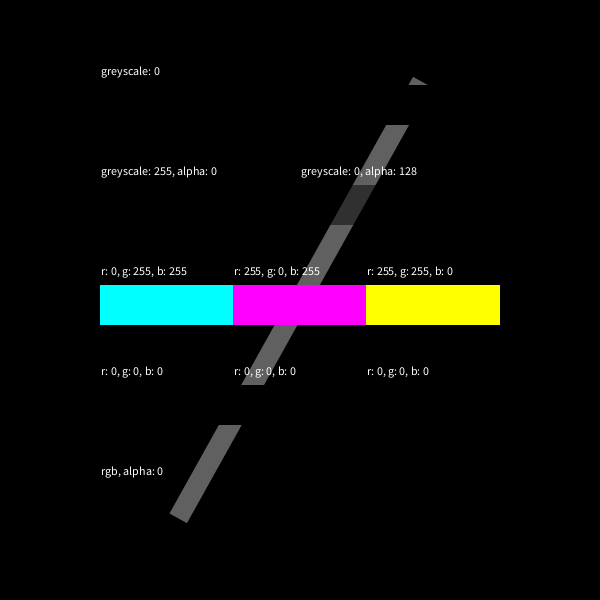
Frame 1 (no input)
Frame 60 (the mouse pressed at the canvas centre just before this capture): identical to frame 1, image omitted
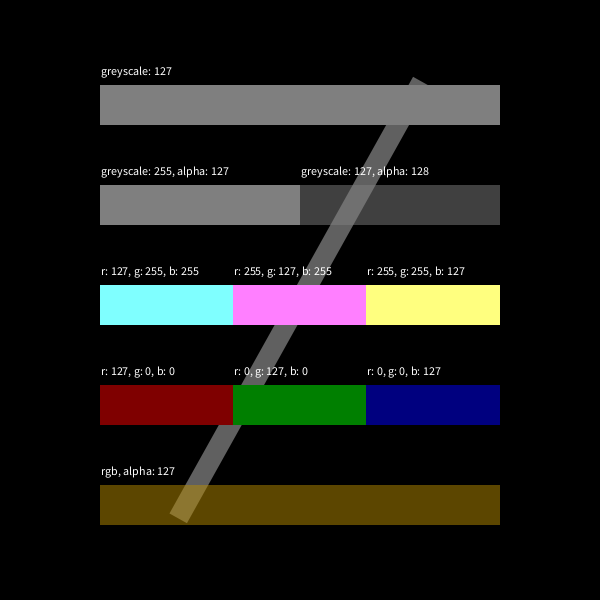
Frame 120 (the mouse held since frame 60 and released just before this capture)

The Processing sketch that drew these frames (run headless with seeded random() and noise(); from frame 60 on, the mouse is pressed at the canvas centre):

// Processing sketch: sketch_2_colors
// ── sketch_2_colors.pde
void setup() {
  size(600, 600);
  noStroke();
}

void draw() {
  background(0);
  
  int m = (mouseX < 100) ? 0 : ((mouseX > 500) ? 255 : (mouseX - 100) * 255 / 400);
  
  textAlign(CENTER);
  
  pushMatrix();
  translate(width / 2, height / 2);
  rotate(200);
  translate(-width / 2, -height / 2);
  fill(96);
  rect(50, 290, 500, 20);
  popMatrix();
  
  translate(0, -25);

  fill(255);
  
  textAlign(LEFT);
  text("greyscale: " + str(m), 101, 100);
  text("greyscale: 255, alpha: " + str(m), 101, 200);
  text("greyscale: " + str(m) + ", alpha: 128", 301, 200);
  text("r: " + str(m) + ", g: 255, b: 255", 101, 300);
  text("r: 255, g: "  + str(m) + ", b: 255", 234, 300);
  text("r: 255, g: 255, b: " + str(m), 367, 300);
  text("r: " + str(m) + ", g: 0, b: 0", 101, 400);
  text("r: 0, g: "  + str(m) + ", b: 0", 234, 400);
  text("r: 0, g: 0, b: " + str(m), 367, 400);
  text("rgb, alpha: " + str(m), 101, 500);
  
  fill(m);
  rect(100, 110, 400, 40);
  
  fill(255, m);
  rect(100, 210, 200, 40);
  fill(m, 128);
  rect(300, 210, 200, 40);
  
  fill(m, 255, 255);
  rect(100, 310, 133, 40);
  fill(255, m, 255);
  rect(233, 310, 133, 40);
  fill(255, 255, m);
  rect(366, 310, 134, 40);
  
  fill(m, 0, 0);
  rect(100, 410, 133, 40);
  fill(0, m, 0);
  rect(233, 410, 133, 40);
  fill(0, 0, m);
  rect(366, 410, 134, 40);
  
  fill(sin(millis() / 1000.0f) * 128 + 128, sin(0.1f + 1.1f * millis() / 1000.0f) * 128 + 128, sin(0.5f + -0.8f * millis() / 1000.0f) * 128 + 128, m);
  rect(100, 510, 400, 40);
}
